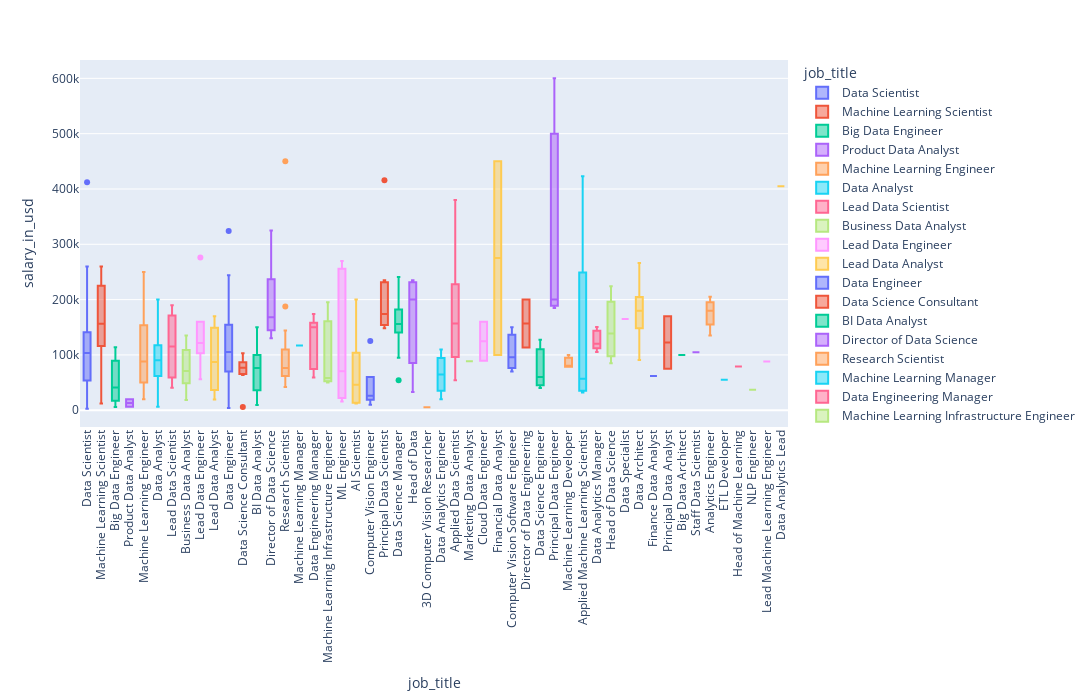

The notebook cell saved with this chart:
### Code cell
fig = px.box(df, x='job_title', y='salary_in_usd', color='job_title', width=1400, height=700)
fig.update_layout(xaxis = {'tickangle':270})
fig.show()

### Figure 1 — Plotly figure (JSON) as saved in the notebook; plotly's stock layout.template omitted (floating-point values rounded to 4 significant figures; data arrays with more than 128 entries replaced by an {"elided": "..."} marker saying what was removed)
{"data": [{"alignmentgroup": "True", "hovertemplate": "job_title=%{x}<br>salary_in_usd=%{y}<extra></extra>", "legendgroup": "Data Scientist", "marker": {"color": "#636efa"}, "name": "Data Scientist", "notched": false, "offsetgroup": "Data Scientist", "orientation": "v", "showlegend": true, "type": "box", "x": {"elided": "143 str values"}, "x0": " ", "xaxis": "x", "y": {"elided": "143 int values"}, "y0": " ", "yaxis": "y"}, {"alignmentgroup": "True", "hovertemplate": "job_title=%{x}<br>salary_in_usd=%{y}<extra></extra>", "legendgroup": "Machine Learning Scientist", "marker": {"color": "#EF553B"}, "name": "Machine Learning Scientist", "notched": false, "offsetgroup": "Machine Learning Scientist", "orientation": "v", "showlegend": true, "type": "box", "x": ["Machine Learning Scientist", "Machine Learning Scientist", "Machine Learning Scientist", "Machine Learning Scientist", "Machine Learning Scientist", "Machine Learning Scientist", "Machine Learning Scientist", "Machine Learning Scientist"], "x0": " ", "xaxis": "x", "y": [260000, 225000, 120000, 12000, 225000, 160000, 112300, 153000], "y0": " ", "yaxis": "y"}, {"alignmentgroup": "True", "hovertemplate": "job_title=%{x}<br>salary_in_usd=%{y}<extra></extra>", "legendgroup": "Big Data Engineer", "marker": {"color": "#00cc96"}, "name": "Big Data Engineer", "notched": false, "offsetgroup": "Big Data Engineer", "orientation": "v", "showlegend": true, "type": "box", "x": ["Big Data Engineer", "Big Data Engineer", "Big Data Engineer", "Big Data Engineer", "Big Data Engineer", "Big Data Engineer", "Big Data Engineer", "Big Data Engineer"], "x0": " ", "xaxis": "x", "y": [109024, 114047, 70000, 60000, 22611, 18000, 5882, 16228], "y0": " ", "yaxis": "y"}, {"alignmentgroup": "True", "hovertemplate": "job_title=%{x}<br>salary_in_usd=%{y}<extra></extra>", "legendgroup": "Product Data Analyst", "marker": {"color": "#ab63fa"}, "name": "Product Data Analyst", "notched": false, "offsetgroup": "Product Data Analyst", "orientation": "v", "showlegend": true, "type": "box", "x": ["Product Data Analyst", "Product Data Analyst"], "x0": " ", "xaxis": "x", "y": [20000, 6072], "y0": " ", "yaxis": "y"}, {"alignmentgroup": "True", "hovertemplate": "job_title=%{x}<br>salary_in_usd=%{y}<extra></extra>", "legendgroup": "Machine Learning Engineer", "marker": {"color": "#FFA15A"}, "name": "Machine Learning Engineer", "notched": false, "offsetgroup": "Machine Learning Engineer", "orientation": "v", "showlegend": true, "type": "box", "x": ["Machine Learning Engineer", "Machine Learning Engineer", "Machine Learning Engineer", "Machine Learning Engineer", "Machine Learning Engineer", "Machine Learning Engineer", "Machine Learning Engineer", "Machine Learning Engineer", "Machine Learning Engineer", "Machine Learning Engineer", "Machine Learning Engineer", "Machine Learning Engineer", "Machine Learning Engineer", "Machine Learning Engineer", "Machine Learning Engineer", "Machine Learning Engineer", "Machine Learning Engineer", "Machine Learning Engineer", "Machine Learning Engineer", "Machine Learning Engineer", "Machine Learning Engineer", "Machine Learning Engineer", "Machine Learning Engineer", "Machine Learning Engineer", "Machine Learning Engineer", "Machine Learning Engineer", "Machine Learning Engineer", "Machine Learning Engineer", "Machine Learning Engineer", "Machine Learning Engineer", "Machine Learning Engineer", "Machine Learning Engineer", "Machine Learning Engineer", "Machine Learning Engineer", "Machine Learning Engineer", "Machine Learning Engineer", "Machine Learning Engineer", "Machine Learning Engineer", "Machine Learning Engineer", "Machine Learning Engineer", "Machine Learning Engineer"], "x0": " ", "xaxis": "x", "y": [150000, 43331, 250000, 138000, 45618, 47282, 94564, 20000, 82744, 125000, 81000, 74000, 21844, 24342, 200000, 24823, 24823, 88654, 46597, 185000, 66265, 85000, 51064, 189650, 164996, 37300, 124333, 98158, 87932, 189650, 164996, 120000, 220000, 120000, 65000, 120000, 62651, 87425, 71444, 214000, 192600], "y0": " ", "yaxis": "y"}, {"alignmentgroup": "True", "hovertemplate": "job_title=%{x}<br>salary_in_usd=%{y}<extra></extra>", "legendgroup": "Data Analyst", "marker": {"color": "#19d3f3"}, "name": "Data Analyst", "notched": false, "offsetgroup": "Data Analyst", "orientation": "v", "showlegend": true, "type": "box", "x": ["Data Analyst", "Data Analyst", "Data Analyst", "Data Analyst", "Data Analyst", "Data Analyst", "Data Analyst", "Data Analyst", "Data Analyst", "Data Analyst", "Data Analyst", "Data Analyst", "Data Analyst", "Data Analyst", "Data Analyst", "Data Analyst", "Data Analyst", "Data Analyst", "Data Analyst", "Data Analyst", "Data Analyst", "Data Analyst", "Data Analyst", "Data Analyst", "Data Analyst", "Data Analyst", "Data Analyst", "Data Analyst", "Data Analyst", "Data Analyst", "Data Analyst", "Data Analyst", "Data Analyst", "Data Analyst", "Data Analyst", "Data Analyst", "Data Analyst", "Data Analyst", "Data Analyst", "Data Analyst", "Data Analyst", "Data Analyst", "Data Analyst", "Data Analyst", "Data Analyst", "Data Analyst", "Data Analyst", "Data Analyst", "Data Analyst", "Data Analyst", "Data Analyst", "Data Analyst", "Data Analyst", "Data Analyst", "Data Analyst", "Data Analyst", "Data Analyst", "Data Analyst", "Data Analyst", "Data Analyst", "Data Analyst", "Data Analyst", "Data Analyst", "Data Analyst", "Data Analyst", "Data Analyst", "Data Analyst", "Data Analyst", "Data Analyst", "Data Analyst", "Data Analyst", "Data Analyst", "Data Analyst", "Data Analyst", "Data Analyst", "Data Analyst", "Data Analyst", "Data Analyst", "Data Analyst", "Data Analyst", "Data Analyst", "Data Analyst", "Data Analyst", "Data Analyst", "Data Analyst", "Data Analyst", "Data Analyst", "Data Analyst", "Data Analyst", "Data Analyst", "Data Analyst", "Data Analyst", "Data Analyst", "Data Analyst", "Data Analyst", "Data Analyst", "Data Analyst"], "x0": " ", "xaxis": "x", "y": [72000, 85000, 8000, 46759, 10000, 6072, 91000, 80000, 59102, 80000, 75000, 62000, 51519, 90000, 50000, 10354, 90000, 135000, 60000, 71786, 200000, 80000, 93000, 63831, 155000, 120600, 102100, 84900, 99000, 116000, 106260, 126500, 90320, 124190, 130000, 110000, 170000, 115500, 112900, 90320, 112900, 90320, 167000, 136600, 109280, 135000, 130000, 61300, 130000, 61300, 58000, 132000, 128875, 93700, 164000, 112900, 90320, 115934, 81666, 58000, 52351, 39263, 43966, 32974, 43966, 32974, 135000, 50000, 20000, 135000, 100000, 90320, 85000, 75000, 112900, 115934, 81666, 99050, 116150, 170000, 65438, 80000, 100000, 69000, 150075, 126500, 106260, 105000, 110925, 45807, 99000, 60000, 170000, 67000, 52000, 129000, 150000], "y0": " ", "yaxis": "y"}, {"alignmentgroup": "True", "hovertemplate": "job_title=%{x}<br>salary_in_usd=%{y}<extra></extra>", "legendgroup": "Lead Data Scientist", "marker": {"color": "#FF6692"}, "name": "Lead Data Scientist", "notched": false, "offsetgroup": "Lead Data Scientist", "orientation": "v", "showlegend": true, "type": "box", "x": ["Lead Data Scientist", "Lead Data Scientist", "Lead Data Scientist"], "x0": " ", "xaxis": "x", "y": [190000, 115000, 40570], "y0": " ", "yaxis": "y"}, {"alignmentgroup": "True", "hovertemplate": "job_title=%{x}<br>salary_in_usd=%{y}<extra></extra>", "legendgroup": "Business Data Analyst", "marker": {"color": "#B6E880"}, "name": "Business Data Analyst", "notched": false, "offsetgroup": "Business Data Analyst", "orientation": "v", "showlegend": true, "type": "box", "x": ["Business Data Analyst", "Business Data Analyst", "Business Data Analyst", "Business Data Analyst", "Business Data Analyst"], "x0": " ", "xaxis": "x", "y": [135000, 100000, 59102, 18442, 70912], "y0": " ", "yaxis": "y"}, {"alignmentgroup": "True", "hovertemplate": "job_title=%{x}<br>salary_in_usd=%{y}<extra></extra>", "legendgroup": "Lead Data Engineer", "marker": {"color": "#FF97FF"}, "name": "Lead Data Engineer", "notched": false, "offsetgroup": "Lead Data Engineer", "orientation": "v", "showlegend": true, "type": "box", "x": ["Lead Data Engineer", "Lead Data Engineer", "Lead Data Engineer", "Lead Data Engineer", "Lead Data Engineer", "Lead Data Engineer"], "x0": " ", "xaxis": "x", "y": [125000, 56000, 276000, 103160, 160000, 118187], "y0": " ", "yaxis": "y"}, {"alignmentgroup": "True", "hovertemplate": "job_title=%{x}<br>salary_in_usd=%{y}<extra></extra>", "legendgroup": "Lead Data Analyst", "marker": {"color": "#FECB52"}, "name": "Lead Data Analyst", "notched": false, "offsetgroup": "Lead Data Analyst", "orientation": "v", "showlegend": true, "type": "box", "x": ["Lead Data Analyst", "Lead Data Analyst", "Lead Data Analyst"], "x0": " ", "xaxis": "x", "y": [87000, 170000, 19609], "y0": " ", "yaxis": "y"}, {"alignmentgroup": "True", "hovertemplate": "job_title=%{x}<br>salary_in_usd=%{y}<extra></extra>", "legendgroup": "Data Engineer", "marker": {"color": "#636efa"}, "name": "Data Engineer", "notched": false, "offsetgroup": "Data Engineer", "orientation": "v", "showlegend": true, "type": "box", "x": {"elided": "132 str values"}, "x0": " ", "xaxis": "x", "y": {"elided": "132 int values"}, "y0": " ", "yaxis": "y"}, {"alignmentgroup": "True", "hovertemplate": "job_title=%{x}<br>salary_in_usd=%{y}<extra></extra>", "legendgroup": "Data Science Consultant", "marker": {"color": "#EF553B"}, "name": "Data Science Consultant", "notched": false, "offsetgroup": "Data Science Consultant", "orientation": "v", "showlegend": true, "type": "box", "x": ["Data Science Consultant", "Data Science Consultant", "Data Science Consultant", "Data Science Consultant", "Data Science Consultant", "Data Science Consultant", "Data Science Consultant"], "x0": " ", "xaxis": "x", "y": [5707, 103000, 76833, 63831, 69741, 90000, 76833], "y0": " ", "yaxis": "y"}, {"alignmentgroup": "True", "hovertemplate": "job_title=%{x}<br>salary_in_usd=%{y}<extra></extra>", "legendgroup": "BI Data Analyst", "marker": {"color": "#00cc96"}, "name": "BI Data Analyst", "notched": false, "offsetgroup": "BI Data Analyst", "orientation": "v", "showlegend": true, "type": "box", "x": ["BI Data Analyst", "BI Data Analyst", "BI Data Analyst", "BI Data Analyst", "BI Data Analyst", "BI Data Analyst"], "x0": " ", "xaxis": "x", "y": [98000, 150000, 100000, 36259, 55000, 9272], "y0": " ", "yaxis": "y"}, {"alignmentgroup": "True", "hovertemplate": "job_title=%{x}<br>salary_in_usd=%{y}<extra></extra>", "legendgroup": "Director of Data Science", "marker": {"color": "#ab63fa"}, "name": "Director of Data Science", "notched": false, "offsetgroup": "Director of Data Science", "orientation": "v", "showlegend": true, "type": "box", "x": ["Director of Data Science", "Director of Data Science", "Director of Data Science", "Director of Data Science", "Director of Data Science", "Director of Data Science", "Director of Data Science"], "x0": " ", "xaxis": "x", "y": [325000, 153667, 168000, 130026, 250000, 141846, 196979], "y0": " ", "yaxis": "y"}, {"alignmentgroup": "True", "hovertemplate": "job_title=%{x}<br>salary_in_usd=%{y}<extra></extra>", "legendgroup": "Research Scientist", "marker": {"color": "#FFA15A"}, "name": "Research Scientist", "notched": false, "offsetgroup": "Research Scientist", "orientation": "v", "showlegend": true, "type": "box", "x": ["Research Scientist", "Research Scientist", "Research Scientist", "Research Scientist", "Research Scientist", "Research Scientist", "Research Scientist", "Research Scientist", "Research Scientist", "Research Scientist", "Research Scientist", "Research Scientist", "Research Scientist", "Research Scientist", "Research Scientist", "Research Scientist"], "x0": " ", "xaxis": "x", "y": [42000, 450000, 82528, 187442, 62649, 60757, 96113, 50000, 56738, 63810, 100000, 69999, 144000, 93427, 64849, 120000], "y0": " ", "yaxis": "y"}, {"alignmentgroup": "True", "hovertemplate": "job_title=%{x}<br>salary_in_usd=%{y}<extra></extra>", "legendgroup": "Machine Learning Manager", "marker": {"color": "#19d3f3"}, "name": "Machine Learning Manager", "notched": false, "offsetgroup": "Machine Learning Manager", "orientation": "v", "showlegend": true, "type": "box", "x": ["Machine Learning Manager"], "x0": " ", "xaxis": "x", "y": [117104], "y0": " ", "yaxis": "y"}, {"alignmentgroup": "True", "hovertemplate": "job_title=%{x}<br>salary_in_usd=%{y}<extra></extra>", "legendgroup": "Data Engineering Manager", "marker": {"color": "#FF6692"}, "name": "Data Engineering Manager", "notched": false, "offsetgroup": "Data Engineering Manager", "orientation": "v", "showlegend": true, "type": "box", "x": ["Data Engineering Manager", "Data Engineering Manager", "Data Engineering Manager", "Data Engineering Manager", "Data Engineering Manager"], "x0": " ", "xaxis": "x", "y": [59303, 79833, 150000, 153000, 174000], "y0": " ", "yaxis": "y"}, {"alignmentgroup": "True", "hovertemplate": "job_title=%{x}<br>salary_in_usd=%{y}<extra></extra>", "legendgroup": "Machine Learning Infrastructure Engineer", "marker": {"color": "#B6E880"}, "name": "Machine Learning Infrastructure Engineer", "notched": false, "offsetgroup": "Machine Learning Infrastructure Engineer", "orientation": "v", "showlegend": true, "type": "box", "x": ["Machine Learning Infrastructure Engineer", "Machine Learning Infrastructure Engineer", "Machine Learning Infrastructure Engineer"], "x0": " ", "xaxis": "x", "y": [50180, 195000, 58255], "y0": " ", "yaxis": "y"}, {"alignmentgroup": "True", "hovertemplate": "job_title=%{x}<br>salary_in_usd=%{y}<extra></extra>", "legendgroup": "ML Engineer", "marker": {"color": "#FF97FF"}, "name": "ML Engineer", "notched": false, "offsetgroup": "ML Engineer", "orientation": "v", "showlegend": true, "type": "box", "x": ["ML Engineer", "ML Engineer", "ML Engineer", "ML Engineer", "ML Engineer", "ML Engineer"], "x0": " ", "xaxis": "x", "y": [15966, 270000, 63711, 77364, 256000, 21983], "y0": " ", "yaxis": "y"}, {"alignmentgroup": "True", "hovertemplate": "job_title=%{x}<br>salary_in_usd=%{y}<extra></extra>", "legendgroup": "AI Scientist", "marker": {"color": "#FECB52"}, "name": "AI Scientist", "notched": false, "offsetgroup": "AI Scientist", "orientation": "v", "showlegend": true, "type": "box", "x": ["AI Scientist", "AI Scientist", "AI Scientist", "AI Scientist", "AI Scientist", "AI Scientist", "AI Scientist"], "x0": " ", "xaxis": "x", "y": [45896, 12000, 12000, 18053, 55000, 120000, 200000], "y0": " ", "yaxis": "y"}, {"alignmentgroup": "True", "hovertemplate": "job_title=%{x}<br>salary_in_usd=%{y}<extra></extra>", "legendgroup": "Computer Vision Engineer", "marker": {"color": "#636efa"}, "name": "Computer Vision Engineer", "notched": false, "offsetgroup": "Computer Vision Engineer", "orientation": "v", "showlegend": true, "type": "box", "x": ["Computer Vision Engineer", "Computer Vision Engineer", "Computer Vision Engineer", "Computer Vision Engineer", "Computer Vision Engineer", "Computer Vision Engineer"], "x0": " ", "xaxis": "x", "y": [60000, 24000, 28609, 18907, 125000, 10000], "y0": " ", "yaxis": "y"}, {"alignmentgroup": "True", "hovertemplate": "job_title=%{x}<br>salary_in_usd=%{y}<extra></extra>", "legendgroup": "Principal Data Scientist", "marker": {"color": "#EF553B"}, "name": "Principal Data Scientist", "notched": false, "offsetgroup": "Principal Data Scientist", "orientation": "v", "showlegend": true, "type": "box", "x": ["Principal Data Scientist", "Principal Data Scientist", "Principal Data Scientist", "Principal Data Scientist", "Principal Data Scientist", "Principal Data Scientist", "Principal Data Scientist"], "x0": " ", "xaxis": "x", "y": [148261, 151000, 220000, 235000, 416000, 173762, 162674], "y0": " ", "yaxis": "y"}, {"alignmentgroup": "True", "hovertemplate": "job_title=%{x}<br>salary_in_usd=%{y}<extra></extra>", "legendgroup": "Data Science Manager", "marker": {"color": "#00cc96"}, "name": "Data Science Manager", "notched": false, "offsetgroup": "Data Science Manager", "orientation": "v", "showlegend": true, "type": "box", "x": ["Data Science Manager", "Data Science Manager", "Data Science Manager", "Data Science Manager", "Data Science Manager", "Data Science Manager", "Data Science Manager", "Data Science Manager", "Data Science Manager", "Data Science Manager", "Data Science Manager", "Data Science Manager"], "x0": " ", "xaxis": "x", "y": [190200, 240000, 144000, 152000, 174000, 54094, 94665, 161342, 137141, 241000, 159000, 152500], "y0": " ", "yaxis": "y"}, {"alignmentgroup": "True", "hovertemplate": "job_title=%{x}<br>salary_in_usd=%{y}<extra></extra>", "legendgroup": "Head of Data", "marker": {"color": "#ab63fa"}, "name": "Head of Data", "notched": false, "offsetgroup": "Head of Data", "orientation": "v", "showlegend": true, "type": "box", "x": ["Head of Data", "Head of Data", "Head of Data", "Head of Data", "Head of Data"], "x0": " ", "xaxis": "x", "y": [235000, 230000, 102839, 200000, 32974], "y0": " ", "yaxis": "y"}, {"alignmentgroup": "True", "hovertemplate": "job_title=%{x}<br>salary_in_usd=%{y}<extra></extra>", "legendgroup": "3D Computer Vision Researcher", "marker": {"color": "#FFA15A"}, "name": "3D Computer Vision Researcher", "notched": false, "offsetgroup": "3D Computer Vision Researcher", "orientation": "v", "showlegend": true, "type": "box", "x": ["3D Computer Vision Researcher"], "x0": " ", "xaxis": "x", "y": [5409], "y0": " ", "yaxis": "y"}, {"alignmentgroup": "True", "hovertemplate": "job_title=%{x}<br>salary_in_usd=%{y}<extra></extra>", "legendgroup": "Data Analytics Engineer", "marker": {"color": "#19d3f3"}, "name": "Data Analytics Engineer", "notched": false, "offsetgroup": "Data Analytics Engineer", "orientation": "v", "showlegend": true, "type": "box", "x": ["Data Analytics Engineer", "Data Analytics Engineer", "Data Analytics Engineer", "Data Analytics Engineer"], "x0": " ", "xaxis": "x", "y": [79197, 110000, 50000, 20000], "y0": " ", "yaxis": "y"}, {"alignmentgroup": "True", "hovertemplate": "job_title=%{x}<br>salary_in_usd=%{y}<extra></extra>", "legendgroup": "Applied Data Scientist", "marker": {"color": "#FF6692"}, "name": "Applied Data Scientist", "notched": false, "offsetgroup": "Applied Data Scientist", "orientation": "v", "showlegend": true, "type": "box", "x": ["Applied Data Scientist", "Applied Data Scientist", "Applied Data Scientist", "Applied Data Scientist", "Applied Data Scientist"], "x0": " ", "xaxis": "x", "y": [54238, 110037, 157000, 380000, 177000], "y0": " ", "yaxis": "y"}, {"alignmentgroup": "True", "hovertemplate": "job_title=%{x}<br>salary_in_usd=%{y}<extra></extra>", "legendgroup": "Marketing Data Analyst", "marker": {"color": "#B6E880"}, "name": "Marketing Data Analyst", "notched": false, "offsetgroup": "Marketing Data Analyst", "orientation": "v", "showlegend": true, "type": "box", "x": ["Marketing Data Analyst"], "x0": " ", "xaxis": "x", "y": [88654], "y0": " ", "yaxis": "y"}, {"alignmentgroup": "True", "hovertemplate": "job_title=%{x}<br>salary_in_usd=%{y}<extra></extra>", "legendgroup": "Cloud Data Engineer", "marker": {"color": "#FF97FF"}, "name": "Cloud Data Engineer", "notched": false, "offsetgroup": "Cloud Data Engineer", "orientation": "v", "showlegend": true, "type": "box", "x": ["Cloud Data Engineer", "Cloud Data Engineer"], "x0": " ", "xaxis": "x", "y": [89294, 160000], "y0": " ", "yaxis": "y"}, {"alignmentgroup": "True", "hovertemplate": "job_title=%{x}<br>salary_in_usd=%{y}<extra></extra>", "legendgroup": "Financial Data Analyst", "marker": {"color": "#FECB52"}, "name": "Financial Data Analyst", "notched": false, "offsetgroup": "Financial Data Analyst", "orientation": "v", "showlegend": true, "type": "box", "x": ["Financial Data Analyst", "Financial Data Analyst"], "x0": " ", "xaxis": "x", "y": [450000, 100000], "y0": " ", "yaxis": "y"}, {"alignmentgroup": "True", "hovertemplate": "job_title=%{x}<br>salary_in_usd=%{y}<extra></extra>", "legendgroup": "Computer Vision Software Engineer", "marker": {"color": "#636efa"}, "name": "Computer Vision Software Engineer", "notched": false, "offsetgroup": "Computer Vision Software Engineer", "orientation": "v", "showlegend": true, "type": "box", "x": ["Computer Vision Software Engineer", "Computer Vision Software Engineer", "Computer Vision Software Engineer"], "x0": " ", "xaxis": "x", "y": [70000, 95746, 150000], "y0": " ", "yaxis": "y"}, {"alignmentgroup": "True", "hovertemplate": "job_title=%{x}<br>salary_in_usd=%{y}<extra></extra>", "legendgroup": "Director of Data Engineering", "marker": {"color": "#EF553B"}, "name": "Director of Data Engineering", "notched": false, "offsetgroup": "Director of Data Engineering", "orientation": "v", "showlegend": true, "type": "box", "x": ["Director of Data Engineering", "Director of Data Engineering"], "x0": " ", "xaxis": "x", "y": [113476, 200000], "y0": " ", "yaxis": "y"}, {"alignmentgroup": "True", "hovertemplate": "job_title=%{x}<br>salary_in_usd=%{y}<extra></extra>", "legendgroup": "Data Science Engineer", "marker": {"color": "#00cc96"}, "name": "Data Science Engineer", "notched": false, "offsetgroup": "Data Science Engineer", "orientation": "v", "showlegend": true, "type": "box", "x": ["Data Science Engineer", "Data Science Engineer", "Data Science Engineer"], "x0": " ", "xaxis": "x", "y": [40189, 127221, 60000], "y0": " ", "yaxis": "y"}, {"alignmentgroup": "True", "hovertemplate": "job_title=%{x}<br>salary_in_usd=%{y}<extra></extra>", "legendgroup": "Principal Data Engineer", "marker": {"color": "#ab63fa"}, "name": "Principal Data Engineer", "notched": false, "offsetgroup": "Principal Data Engineer", "orientation": "v", "showlegend": true, "type": "box", "x": ["Principal Data Engineer", "Principal Data Engineer", "Principal Data Engineer"], "x0": " ", "xaxis": "x", "y": [200000, 185000, 600000], "y0": " ", "yaxis": "y"}, {"alignmentgroup": "True", "hovertemplate": "job_title=%{x}<br>salary_in_usd=%{y}<extra></extra>", "legendgroup": "Machine Learning Developer", "marker": {"color": "#FFA15A"}, "name": "Machine Learning Developer", "notched": false, "offsetgroup": "Machine Learning Developer", "orientation": "v", "showlegend": true, "type": "box", "x": ["Machine Learning Developer", "Machine Learning Developer", "Machine Learning Developer"], "x0": " ", "xaxis": "x", "y": [100000, 78791, 78791], "y0": " ", "yaxis": "y"}, {"alignmentgroup": "True", "hovertemplate": "job_title=%{x}<br>salary_in_usd=%{y}<extra></extra>", "legendgroup": "Applied Machine Learning Scientist", "marker": {"color": "#19d3f3"}, "name": "Applied Machine Learning Scientist", "notched": false, "offsetgroup": "Applied Machine Learning Scientist", "orientation": "v", "showlegend": true, "type": "box", "x": ["Applied Machine Learning Scientist", "Applied Machine Learning Scientist", "Applied Machine Learning Scientist", "Applied Machine Learning Scientist"], "x0": " ", "xaxis": "x", "y": [38400, 423000, 31875, 75000], "y0": " ", "yaxis": "y"}, {"alignmentgroup": "True", "hovertemplate": "job_title=%{x}<br>salary_in_usd=%{y}<extra></extra>", "legendgroup": "Data Analytics Manager", "marker": {"color": "#FF6692"}, "name": "Data Analytics Manager", "notched": false, "offsetgroup": "Data Analytics Manager", "orientation": "v", "showlegend": true, "type": "box", "x": ["Data Analytics Manager", "Data Analytics Manager", "Data Analytics Manager", "Data Analytics Manager", "Data Analytics Manager", "Data Analytics Manager", "Data Analytics Manager"], "x0": " ", "xaxis": "x", "y": [120000, 120000, 140000, 145000, 105400, 150260, 109280], "y0": " ", "yaxis": "y"}, {"alignmentgroup": "True", "hovertemplate": "job_title=%{x}<br>salary_in_usd=%{y}<extra></extra>", "legendgroup": "Head of Data Science", "marker": {"color": "#B6E880"}, "name": "Head of Data Science", "notched": false, "offsetgroup": "Head of Data Science", "orientation": "v", "showlegend": true, "type": "box", "x": ["Head of Data Science", "Head of Data Science", "Head of Data Science", "Head of Data Science"], "x0": " ", "xaxis": "x", "y": [85000, 110000, 224000, 167875], "y0": " ", "yaxis": "y"}, {"alignmentgroup": "True", "hovertemplate": "job_title=%{x}<br>salary_in_usd=%{y}<extra></extra>", "legendgroup": "Data Specialist", "marker": {"color": "#FF97FF"}, "name": "Data Specialist", "notched": false, "offsetgroup": "Data Specialist", "orientation": "v", "showlegend": true, "type": "box", "x": ["Data Specialist"], "x0": " ", "xaxis": "x", "y": [165000], "y0": " ", "yaxis": "y"}, {"alignmentgroup": "True", "hovertemplate": "job_title=%{x}<br>salary_in_usd=%{y}<extra></extra>", "legendgroup": "Data Architect", "marker": {"color": "#FECB52"}, "name": "Data Architect", "notched": false, "offsetgroup": "Data Architect", "orientation": "v", "showlegend": true, "type": "box", "x": ["Data Architect", "Data Architect", "Data Architect", "Data Architect", "Data Architect", "Data Architect", "Data Architect", "Data Architect", "Data Architect", "Data Architect", "Data Architect"], "x0": " ", "xaxis": "x", "y": [150000, 170000, 180000, 192400, 90700, 208775, 147800, 266400, 213120, 192564, 144854], "y0": " ", "yaxis": "y"}, {"alignmentgroup": "True", "hovertemplate": "job_title=%{x}<br>salary_in_usd=%{y}<extra></extra>", "legendgroup": "Finance Data Analyst", "marker": {"color": "#636efa"}, "name": "Finance Data Analyst", "notched": false, "offsetgroup": "Finance Data Analyst", "orientation": "v", "showlegend": true, "type": "box", "x": ["Finance Data Analyst"], "x0": " ", "xaxis": "x", "y": [61896], "y0": " ", "yaxis": "y"}, {"alignmentgroup": "True", "hovertemplate": "job_title=%{x}<br>salary_in_usd=%{y}<extra></extra>", "legendgroup": "Principal Data Analyst", "marker": {"color": "#EF553B"}, "name": "Principal Data Analyst", "notched": false, "offsetgroup": "Principal Data Analyst", "orientation": "v", "showlegend": true, "type": "box", "x": ["Principal Data Analyst", "Principal Data Analyst"], "x0": " ", "xaxis": "x", "y": [170000, 75000], "y0": " ", "yaxis": "y"}, {"alignmentgroup": "True", "hovertemplate": "job_title=%{x}<br>salary_in_usd=%{y}<extra></extra>", "legendgroup": "Big Data Architect", "marker": {"color": "#00cc96"}, "name": "Big Data Architect", "notched": false, "offsetgroup": "Big Data Architect", "orientation": "v", "showlegend": true, "type": "box", "x": ["Big Data Architect"], "x0": " ", "xaxis": "x", "y": [99703], "y0": " ", "yaxis": "y"}, {"alignmentgroup": "True", "hovertemplate": "job_title=%{x}<br>salary_in_usd=%{y}<extra></extra>", "legendgroup": "Staff Data Scientist", "marker": {"color": "#ab63fa"}, "name": "Staff Data Scientist", "notched": false, "offsetgroup": "Staff Data Scientist", "orientation": "v", "showlegend": true, "type": "box", "x": ["Staff Data Scientist"], "x0": " ", "xaxis": "x", "y": [105000], "y0": " ", "yaxis": "y"}, {"alignmentgroup": "True", "hovertemplate": "job_title=%{x}<br>salary_in_usd=%{y}<extra></extra>", "legendgroup": "Analytics Engineer", "marker": {"color": "#FFA15A"}, "name": "Analytics Engineer", "notched": false, "offsetgroup": "Analytics Engineer", "orientation": "v", "showlegend": true, "type": "box", "x": ["Analytics Engineer", "Analytics Engineer", "Analytics Engineer", "Analytics Engineer"], "x0": " ", "xaxis": "x", "y": [175000, 135000, 205300, 184700], "y0": " ", "yaxis": "y"}, {"alignmentgroup": "True", "hovertemplate": "job_title=%{x}<br>salary_in_usd=%{y}<extra></extra>", "legendgroup": "ETL Developer", "marker": {"color": "#19d3f3"}, "name": "ETL Developer", "notched": false, "offsetgroup": "ETL Developer", "orientation": "v", "showlegend": true, "type": "box", "x": ["ETL Developer", "ETL Developer"], "x0": " ", "xaxis": "x", "y": [54957, 54957], "y0": " ", "yaxis": "y"}, {"alignmentgroup": "True", "hovertemplate": "job_title=%{x}<br>salary_in_usd=%{y}<extra></extra>", "legendgroup": "Head of Machine Learning", "marker": {"color": "#FF6692"}, "name": "Head of Machine Learning", "notched": false, "offsetgroup": "Head of Machine Learning", "orientation": "v", "showlegend": true, "type": "box", "x": ["Head of Machine Learning"], "x0": " ", "xaxis": "x", "y": [79039], "y0": " ", "yaxis": "y"}, {"alignmentgroup": "True", "hovertemplate": "job_title=%{x}<br>salary_in_usd=%{y}<extra></extra>", "legendgroup": "NLP Engineer", "marker": {"color": "#B6E880"}, "name": "NLP Engineer", "notched": false, "offsetgroup": "NLP Engineer", "orientation": "v", "showlegend": true, "type": "box", "x": ["NLP Engineer"], "x0": " ", "xaxis": "x", "y": [37236], "y0": " ", "yaxis": "y"}, {"alignmentgroup": "True", "hovertemplate": "job_title=%{x}<br>salary_in_usd=%{y}<extra></extra>", "legendgroup": "Lead Machine Learning Engineer", "marker": {"color": "#FF97FF"}, "name": "Lead Machine Learning Engineer", "notched": false, "offsetgroup": "Lead Machine Learning Engineer", "orientation": "v", "showlegend": true, "type": "box", "x": ["Lead Machine Learning Engineer"], "x0": " ", "xaxis": "x", "y": [87932], "y0": " ", "yaxis": "y"}, {"alignmentgroup": "True", "hovertemplate": "job_title=%{x}<br>salary_in_usd=%{y}<extra></extra>", "legendgroup": "Data Analytics Lead", "marker": {"color": "#FECB52"}, "name": "Data Analytics Lead", "notched": false, "offsetgroup": "Data Analytics Lead", "orientation": "v", "showlegend": true, "type": "box", "x": ["Data Analytics Lead"], "x0": " ", "xaxis": "x", "y": [405000], "y0": " ", "yaxis": "y"}], "layout": {"boxmode": "overlay", "height": 700, "legend": {"title": {"text": "job_title"}, "tracegroupgap": 0}, "margin": {"t": 60}, "width": 1400, "xaxis": {"anchor": "y", "autorange": true, "categoryarray": ["Data Scientist", "Machine Learning Scientist", "Big Data Engineer", "Product Data Analyst", "Machine Learning Engineer", "Data Analyst", "Lead Data Scientist", "Business Data Analyst", "Lead Data Engineer", "Lead Data Analyst", "Data Engineer", "Data Science Consultant", "BI Data Analyst", "Director of Data Science", "Research Scientist", "Machine Learning Manager", "Data Engineering Manager", "Machine Learning Infrastructure Engineer", "ML Engineer", "AI Scientist", "Computer Vision Engineer", "Principal Data Scientist", "Data Science Manager", "Head of Data", "3D Computer Vision Researcher", "Data Analytics Engineer", "Applied Data Scientist", "Marketing Data Analyst", "Cloud Data Engineer", "Financial Data Analyst", "Computer Vision Software Engineer", "Director of Data Engineering", "Data Science Engineer", "Principal Data Engineer", "Machine Learning Developer", "Applied Machine Learning Scientist", "Data Analytics Manager", "Head of Data Science", "Data Specialist", "Data Architect", "Finance Data Analyst", "Principal Data Analyst", "Big Data Architect", "Staff Data Scientist", "Analytics Engineer", "ETL Developer", "Head of Machine Learning", "NLP Engineer", "Lead Machine Learning Engineer", "Data Analytics Lead"], "categoryorder": "array", "domain": [0, 1], "range": [-0.5, 49.5], "tickangle": -90, "title": {"text": "job_title"}, "type": "category"}, "yaxis": {"anchor": "x", "autorange": true, "domain": [0, 1], "range": [-30320.0, 633200.0], "title": {"text": "salary_in_usd"}, "type": "linear"}}}
